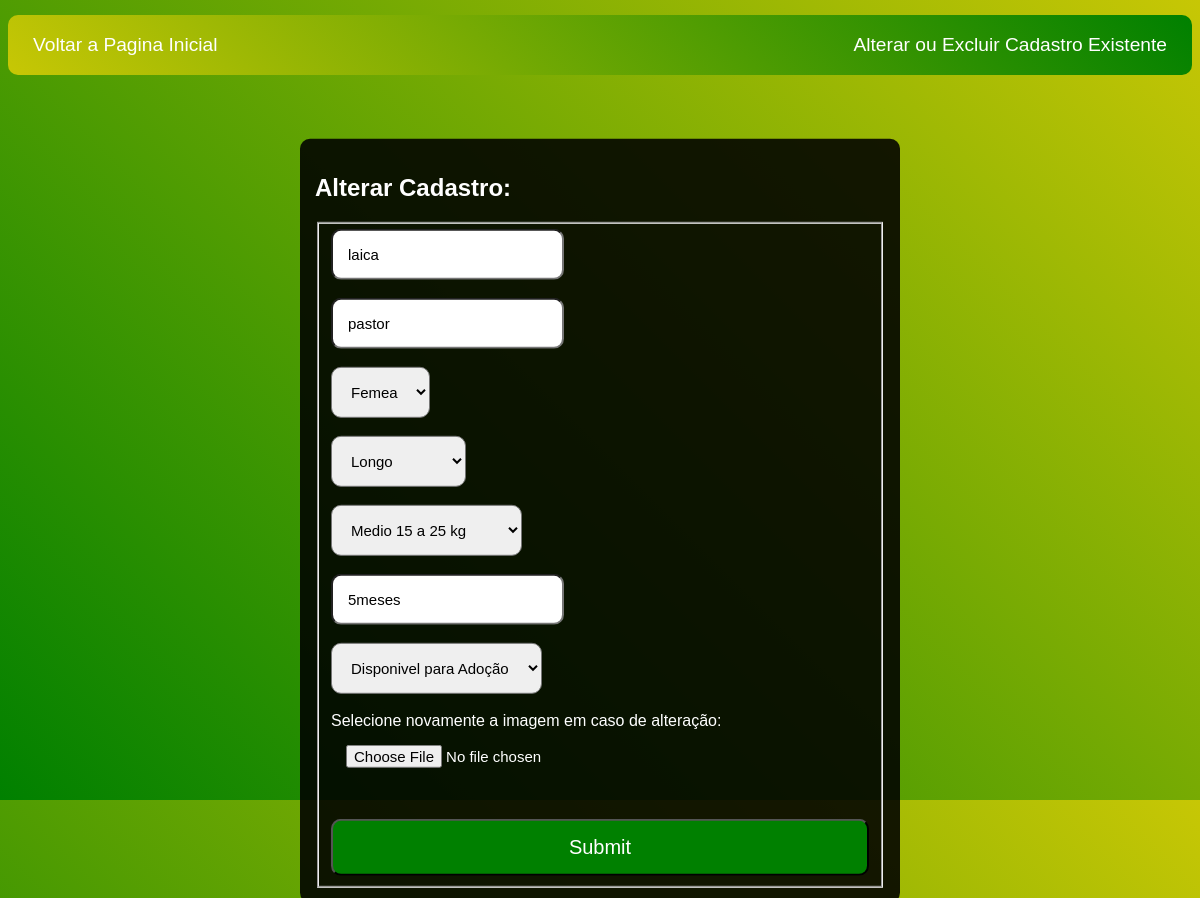
The page /php/alteracao.php?id=21 (signed in) on the database its author committed.
### tables this page shows
CREATE TABLE `cao` (
  `ID` int(11) NOT NULL,
  `NOME` varchar(100) NOT NULL,
  `RACA` varchar(100) NOT NULL,
  `SEXO` varchar(100) NOT NULL,
  `PELO` varchar(100) NOT NULL,
  `PORTE` varchar(100) NOT NULL,
  `IDADE` varchar(100) NOT NULL,
  `sts` varchar(50) NOT NULL,
  `foto` mediumblob NOT NULL,
  `nome_img` varchar(100) NOT NULL
);

### php/alteracao.php (the view, shortened to what this page needs)
<?php
if (!empty($_GET['id'])){
    $id = $_GET['id'];
    include_once('config.php');
    $select = "SELECT * FROM cao WHERE ID = $id";
    $resultado = $conexao->query($select);
    if($resultado->num_rows > 0){
        while($user_data = mysqli_fetch_assoc($resultado)){
            $nome = $user_data['NOME'];
            $raca = $user_data['RACA'];
            $idade = $user_data['IDADE'];
    }
    }
    else{
        echo 'cadastro não encontrado';
        header('Location: listagem.php');
    }
}
?>
<!DOCTYPE html>
<html lang="en">
<head>
    <link rel="stylesheet" type="text/css" href="../css/main.css">
</head>
<body>
    <div id="menu-horizontal">
        <ul>
            <li><a href="../index.html">Voltar a Pagina Inicial</a></li>
            <li><a href="listagem.php">Alterar ou Excluir Cadastro Existente</a></li>
        </ul>
    <div class= 'form'>
    <h2>Alterar Cadastro:</h2>
    <form action="update.php" method="POST" enctype="multipart/form-data">
        <fieldset>
            <input type="text" placeholder="Nome Animal" name="nome" id="nome" value="<?php echo $nome;?>">
            <br><br>
            <input type="text" placeholder="Raça" name="raca" id="raca" required value="<?php echo $raca; ?>">
            <br><br>
            <select id="sexo" name="sexo">
                <option value="Femea">Femea</option>
            </select>
            <br><br>
            <select id="pelo" name="pelo" required>
                <option value="Longo">Longo</option>
            </select>
            <br><br>
            <select id="porte" name="porte" required>
                <option value="Medio 15 a 25 kg">Medio 15 a 25 kg</option>
            </select>
            <br><br>
            <input type="text" placeholder="Idade" name="idade" id="idade" value="<?php echo $idade; ?>">
            <br><br>
            <select id="sts" name="sts" required>
                <option value="Disponivel para Adoção" selected>Disponivel para Adoção</option>
            </select>
            <br><br>
            <label>Selecione novamente a imagem em caso de alteração:</label>
            <input type="file" name="img" id="img" accept="image/*">
            <div class="botao">
                <br><br>
                <input type="submit" name='update' id="update">
            </div>
        </fieldset>
    </form>
</div>
</body>
</html>

### css/main.css (style rules this page uses)
body { background-image: linear-gradient(45deg, green, rgb(199, 199, 5)); }
#menu-horizontal ul { margin: 0; padding: 0; height: 60px; width: 100%; border-radius: 10px; background-image: linear-gradient(45deg, rgb(199, 199, 5), green); display: inline-block; margin-top: 15px; display: flex; justify-content: space-between; align-items: center; list-style-type: none; }
#menu-horizontal ul li { margin-left: 25px; margin-right: 25px; }
#menu-horizontal ul li a { display: block; font-size: larger; color: white; text-decoration: none; font-family: Impact, Haettenschweiler, 'Arial Narrow Bold', sans-serif; }

### php/alteracao.php (style rules this page uses)
body { font-family: Arial, Helvetica, sans-serif; background-image: linear-gradient(45deg, green, rgb(199, 199, 5)); }
input { padding: 15px; font-size: 15px; border-radius: 10px; }
select { padding: 15px; font-size: 15px; border-radius: 10px; }
.botao input { padding: 15px; border-radius: 10px; font-size: 20px; color: white; width: 100%; background-color: green; cursor: pointer; }
.form { background-color: rgba(0, 0, 0, 0.88); position: absolute; top: 58%; left: 50%; transform: translate(-50%, -50%); padding: 15px; border-radius: 10px; color: white; }

### rows shown on the page
cao: nome "laica", raca "pastor", idade "5meses"
